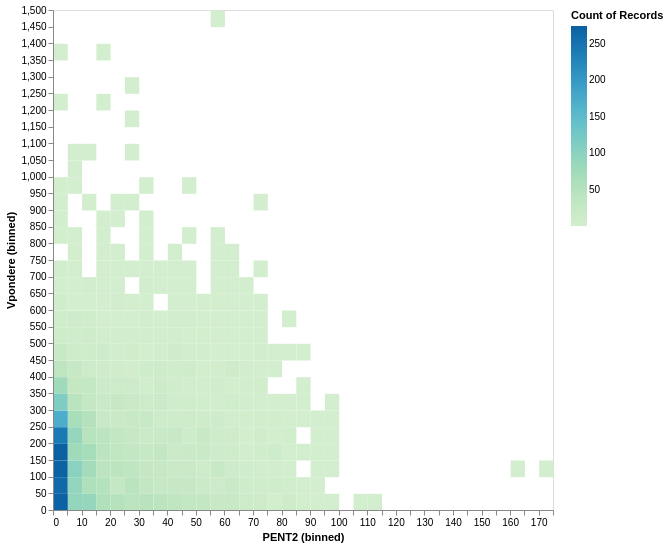

Notebook cell for this chart:
### Markdown cell above
##### Question 4

### Code cell
bins = 50

altair.Chart(df_eco_2015_V).mark_rect().encode(
    altair.X('PENT2', type='quantitative').bin(maxbins=bins),
    altair.Y('Vpondere', type='quantitative').bin(maxbins=bins),
    altair.Color("count()").scale(scheme="greenblue")
).properties(
    width=500,
    height=500
)

### Figure 1 — Vega specification as saved in the notebook (floating-point values rounded to 4 significant figures; data arrays with more than 128 entries replaced by an {"elided": "..."} marker saying what was removed)
{"$schema": "https://vega.github.io/schema/vega/v6.json", "data": [{"name": "source_0", "values": {"elided": "296 records"}}, {"name": "source_0_color_domain___count", "values": [{"min": 1, "max": 274}]}], "signals": [{"name": "bin_maxbins_50_PENT2_bins", "value": {"fields": ["PENT2"], "fname": "bin_PENT2", "start": 0.0, "step": 5.0, "stop": 175.0}}, {"name": "bin_maxbins_50_Vpondere_bins", "value": {"fields": ["Vpondere"], "fname": "bin_Vpondere", "start": 0.0, "step": 50.0, "stop": 1500.0}}], "marks": [{"type": "rect", "name": "marks", "from": {"data": "source_0"}, "encode": {"update": {"fill": {"field": "__count", "scale": "color"}, "x": {"field": "bin_maxbins_50_PENT2_end", "scale": "x", "offset": {"signal": "0.5 + (abs(scale(\"x\", datum[\"bin_maxbins_50_PENT2_end\"]) - scale(\"x\", datum[\"bin_maxbins_50_PENT2\"])) < 0.25 ? 0.5 * (0.25 - (abs(scale(\"x\", datum[\"bin_maxbins_50_PENT2_end\"]) - scale(\"x\", datum[\"bin_maxbins_50_PENT2\"])))) : 0)"}}, "x2": {"field": "bin_maxbins_50_PENT2", "scale": "x", "offset": {"signal": "0.5 + (abs(scale(\"x\", datum[\"bin_maxbins_50_PENT2_end\"]) - scale(\"x\", datum[\"bin_maxbins_50_PENT2\"])) < 0.25 ? -0.5 * (0.25 - (abs(scale(\"x\", datum[\"bin_maxbins_50_PENT2_end\"]) - scale(\"x\", datum[\"bin_maxbins_50_PENT2\"])))) : 0)"}}, "y2": {"field": "bin_maxbins_50_Vpondere", "scale": "y", "offset": {"signal": "0.5 + (abs(scale(\"y\", datum[\"bin_maxbins_50_Vpondere_end\"]) - scale(\"y\", datum[\"bin_maxbins_50_Vpondere\"])) < 0.25 ? 0.5 * (0.25 - (abs(scale(\"y\", datum[\"bin_maxbins_50_Vpondere_end\"]) - scale(\"y\", datum[\"bin_maxbins_50_Vpondere\"])))) : 0)"}}, "y": {"field": "bin_maxbins_50_Vpondere_end", "scale": "y", "offset": {"signal": "0.5 + (abs(scale(\"y\", datum[\"bin_maxbins_50_Vpondere_end\"]) - scale(\"y\", datum[\"bin_maxbins_50_Vpondere\"])) < 0.25 ? -0.5 * (0.25 - (abs(scale(\"y\", datum[\"bin_maxbins_50_Vpondere_end\"]) - scale(\"y\", datum[\"bin_maxbins_50_Vpondere\"])))) : 0)"}}}}, "style": ["rect"]}], "scales": [{"name": "x", "type": "linear", "domain": {"signal": "[bin_maxbins_50_PENT2_bins.start, bin_maxbins_50_PENT2_bins.stop]"}, "range": [0, {"signal": "width"}], "bins": {"signal": "bin_maxbins_50_PENT2_bins"}, "zero": false}, {"name": "y", "type": "linear", "domain": {"signal": "[bin_maxbins_50_Vpondere_bins.start, bin_maxbins_50_Vpondere_bins.stop]"}, "range": [{"signal": "height"}, 0], "bins": {"signal": "bin_maxbins_50_Vpondere_bins"}, "zero": false}, {"name": "color", "type": "linear", "domain": [{"signal": "(data(\"source_0_color_domain___count\")[0] || {}).min"}, {"signal": "(data(\"source_0_color_domain___count\")[0] || {}).max"}], "range": {"scheme": "greenblue"}, "zero": false, "interpolate": "hcl"}], "axes": [{"scale": "x", "labelFlush": true, "zindex": 1, "orient": "bottom", "labelOverlap": true, "tickCount": {"signal": "ceil(width/10)"}, "title": "PENT2 (binned)", "grid": false}, {"scale": "y", "zindex": 1, "orient": "left", "grid": false, "labelOverlap": true, "title": "Vpondere (binned)", "tickCount": {"signal": "ceil(height/10)"}}], "height": 500, "background": "white", "padding": 5, "width": 500, "style": "cell", "legends": [{"fill": "color", "gradientLength": {"signal": "clamp(height, 64, 200)"}, "title": "Count of Records"}]}
